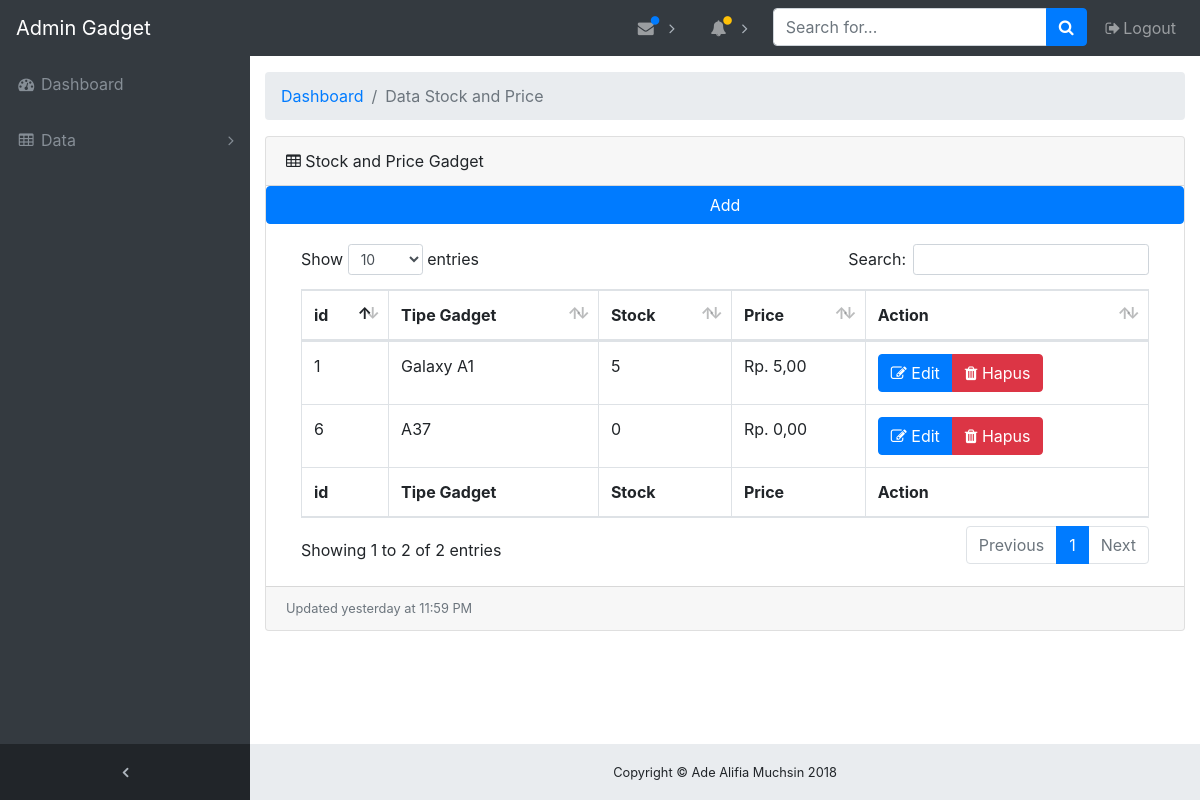
/index.php/admin/stockprice, run on an earlier commit of the app's database.
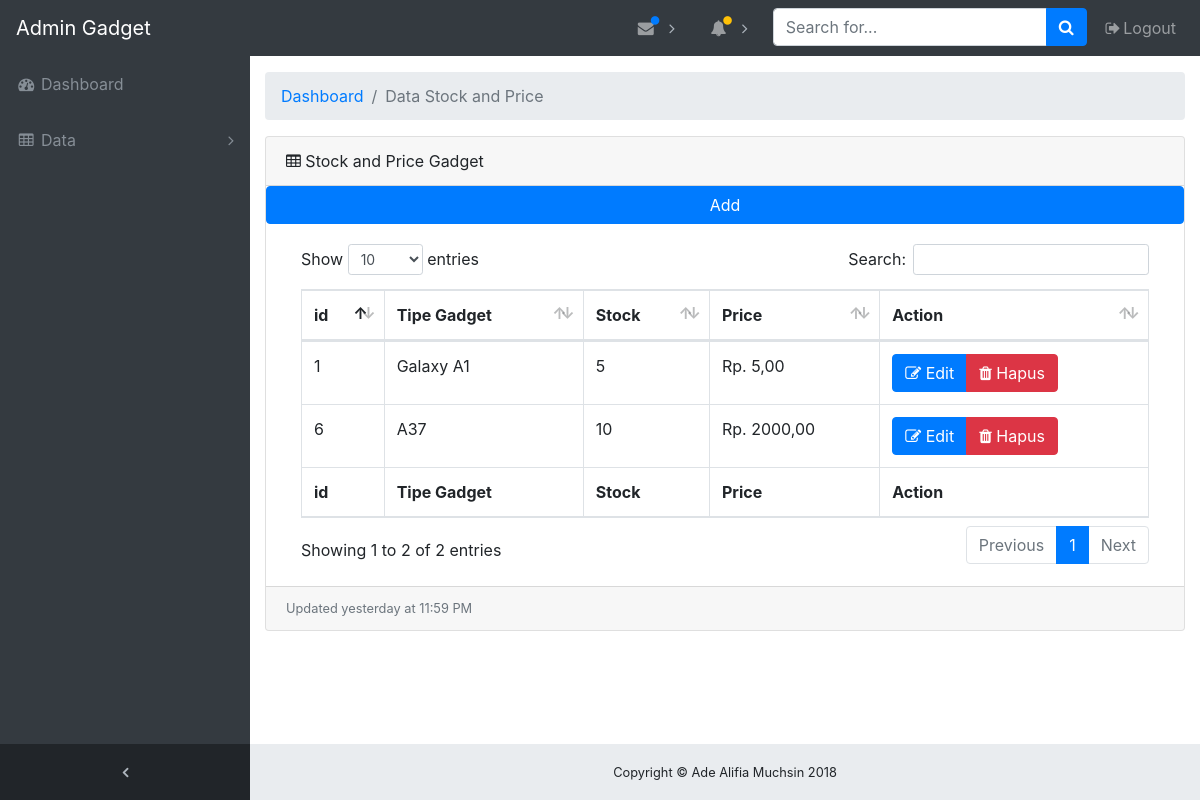
And on a later commit of the database.
### tables this page shows
CREATE TABLE `stockprice` (
  `id_sh` int(11) NOT NULL,
  `fk_tipe` int(11) NOT NULL,
  `stock` int(11) NOT NULL,
  `price` bigint(30) NOT NULL
);

CREATE TABLE `gadget_table` (
  `post_id` int(11) NOT NULL,
  `post_date` datetime DEFAULT '0000-00-00 00:00:00',
  `fk_brand_id` int(11) NOT NULL,
  `post_name` varchar(120) NOT NULL,
  `post_slug` varchar(120) NOT NULL,
  `post_keccpu` varchar(120) NOT NULL,
  `post_ram` int(11) NOT NULL,
  `post_battery` varchar(120) NOT NULL,
  `post_frontcam` varchar(120) NOT NULL,
  `post_backcam` varchar(120) NOT NULL,
  `post_int` int(11) NOT NULL,
  `post_thumbnail` varchar(120) NOT NULL,
  `post_status` tinyint(4) NOT NULL DEFAULT '1',
  `date_created` datetime NOT NULL DEFAULT CURRENT_TIMESTAMP,
  `stock` int(11) NOT NULL,
  `price` bigint(30) NOT NULL
);

### application/controllers/Admin.php (called while the page is built, shortened)
<?php
class Admin extends CI_Controller {
	function __construct()
	{
		$this->load->helper('MY');
		$this->load->model('gadget_model');
		$this->load->model('brand_model');
		$this->load->model('user_model');
		$this->load->model('stockprice_model');
	}
	public function stockprice(){
		$data['page_title'] = 'Stock and Price Gadget';
		$data['all_stockprice'] = $this->stockprice_model->get_all_stockprice();
		$this->load->view("templates/v_admin_header");
		$this->load->view('admin/stockprice_view',$data);
		$this->load->view("templates/v_admin_footer");
	}
}

### index.php (called while the page is built, shortened)
<?php
require_once BASEPATH.'core/CodeIgniter.php';

### application/models/Stockprice_model.php (called while the page is built, shortened)
<?php
    class Stockprice_model extends CI_Model {
        public function get_all_stockprice(  ) {
            $this->db->order_by('stockprice.id_sh', 'DESC');
            $this->db->join('gadget_table', 'gadget_table.post_id = stockprice.fk_tipe');
            $query = $this->db->get('stockprice');
            return $query->result();
        }
    }

### application/views/admin/stockprice_view.php (the view, shortened to what this page needs)
<?php defined('BASEPATH') OR exit('No direct script access allowed'); ?><!doctype html>
<div class="content-wrapper">
    <div class="container-fluid">
      <ol class="breadcrumb">
        <li class="breadcrumb-item">
          <a href="#">Dashboard</a>
        </li>
        <li class="breadcrumb-item active">Data Stock and Price</li>
      </ol>
      <div class="card mb-3">
        <div class="card-header">
          <i class="fa fa-table"></i> <?php echo $page_title ?>
          </div>
          <?php echo anchor('admin/stockprice_create', 'Add', array('class' => 'btn btn-primary')); ?>
        <div class="card-body">
          <div class="table-responsive">
            <table class="table table-bordered" id="dataTable" width="100%" cellspacing="0">
              <thead>
                <tr>
                  <th>id</th>
                  <th>Tipe Gadget</th>
                  <th>Stock</th>
                  <th>Price</th>
                  <th>Action</th>
                </tr>
              </thead>
              <tfoot>
                <tr>
                  <th>id</th>
                  <th>Tipe Gadget</th>
                  <th>Stock</th>
                  <th>Price</th>
                  <th>Action</th>
                </tr>
              </tfoot>
              <tbody>
              <?php if( !empty($all_stockprice) ) : ?>
              <?php
                foreach ($all_stockprice as $key) :
              ?>
                <tr>
                  <td><?php echo $key->id_sh ?></td>
                  <td><?php echo $key->post_name ?></td>
                  <td><?php echo $key->stock ?></td>
                  <td>Rp. <?php echo $key->price ?>,00</td>
                  <td>
                    <div class="btn-group">
                    <a href="<?php echo base_url(). 'admin/stockprice_edit/' . $key->id_sh ?>" class="btn btn-primary" ><span class="fa fa-edit"></span> Edit</a>
                    <a href="<?php echo base_url(). 'admin/stockprice_delete/' . $key->id_sh ?>" class="btn btn-danger" onClick="return confirm('Apakah anda yakin ingin menghapus data ini?')"><span class="fa fa-trash"></span> Hapus</a>
                    </div>
                </div>
              <?php endforeach; ?>
              <?php else : ?>
              <p>Belum ada data.</p>
              <?php endif; ?>
          </div>
        </div>
        <div class="card-footer small text-muted">Updated yesterday at 11:59 PM</div>
      </div>

What changed in the data, as far as the page shows it:
changed through a linked row, stockprice id 6: fk_tipe.stock "0" → "10"; fk_tipe.price "0" → "2000"
